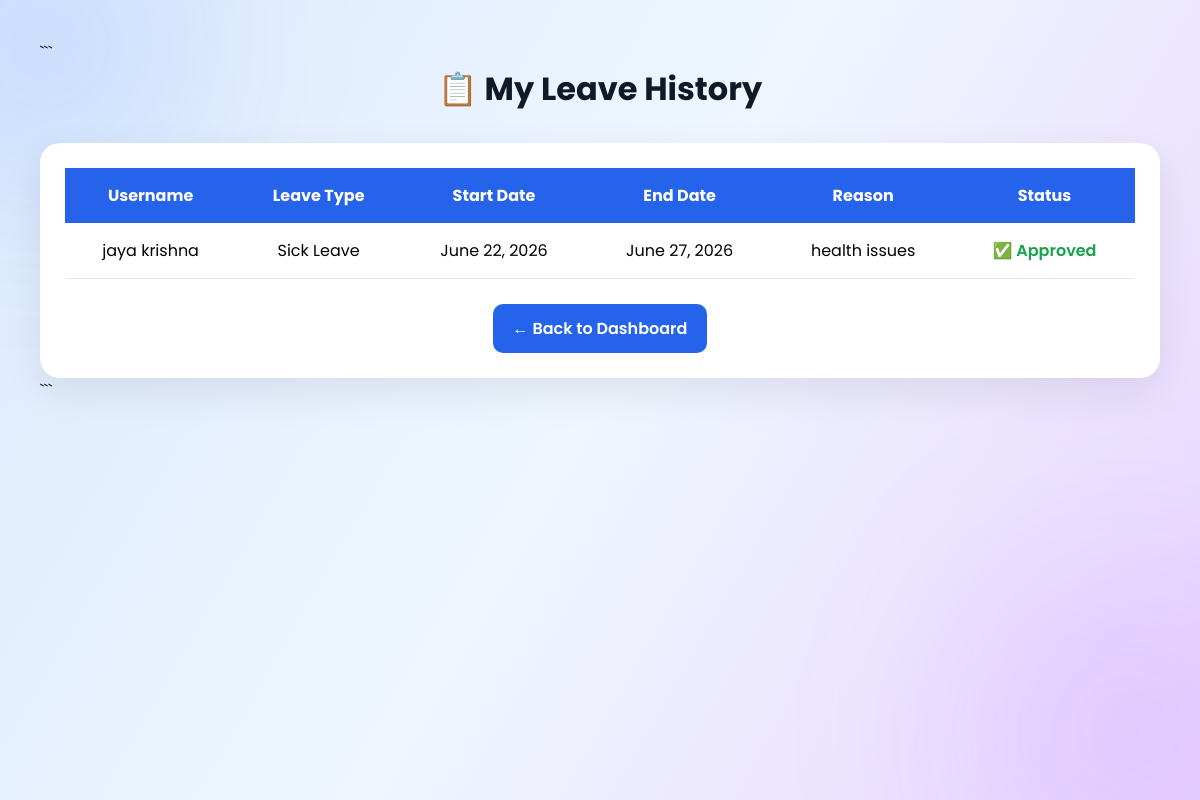
The page /my_leaves/ (signed in) on the database as committed earlier.
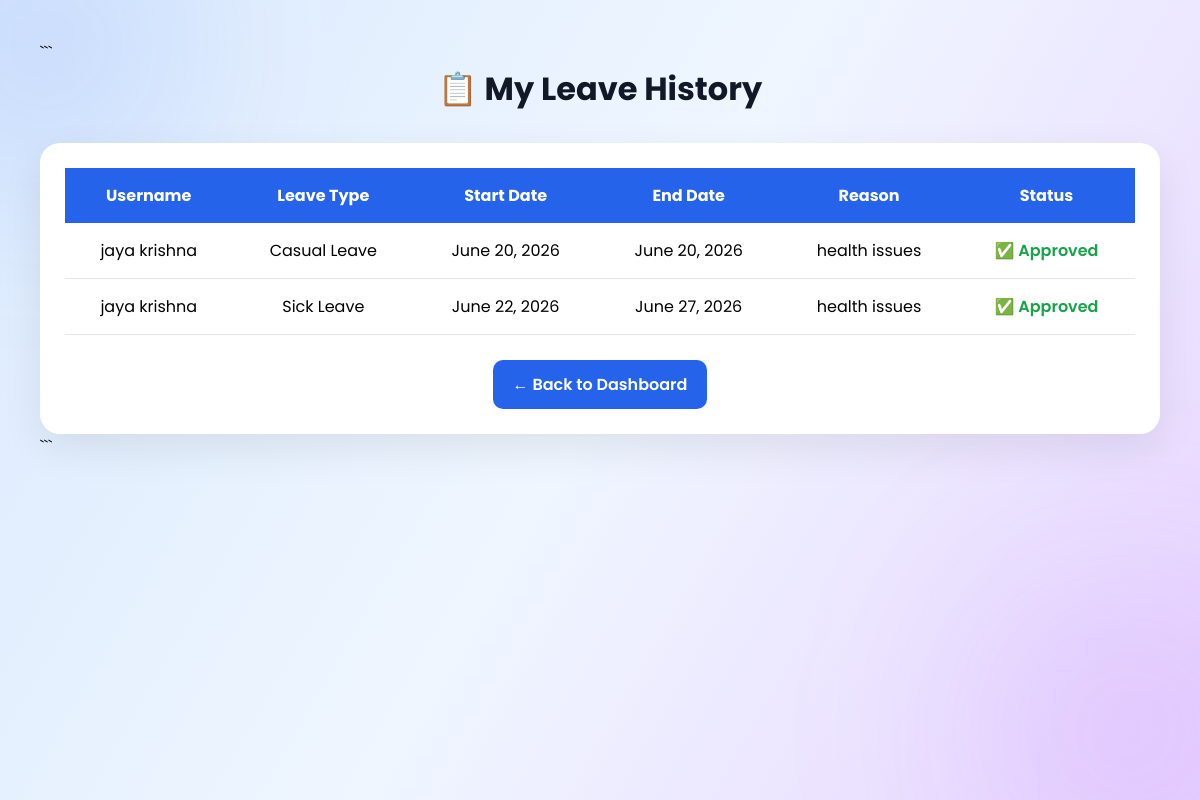
The same page on the database as committed later.
### leaves/models.py (models this page shows)
class Leave(models.Model):
    STATUS_CHOICES = (
        ('pending','Pending'),
        ('approved','Approved'),
        ('rejected','Rejected'),
    )
    DURATION_CHOICES = (
        ('full' , 'Full Day'),
        ('half' , 'Half Day')
    )
    HALF_DAY_CHOICES = (
        ('morning' , 'Morning'),
        ('afternoon' , 'Afternoon')
    )
    username = models.ForeignKey(User,on_delete = models.CASCADE)
    leave_type = models.CharField(max_length=100, default='Casual Leave')
    email = models.EmailField(blank=True, null=True)
    duration = models.CharField(max_length=20, choices = DURATION_CHOICES, default='full')
    half_day_session = models.CharField(max_length=20,choices=HALF_DAY_CHOICES, blank=True , null=True)
    start_date = models.DateField()
    end_date = models.DateField()
    total_days = models.FloatField(default=0)
    reason = models.TextField()
    status = models.CharField(max_length=100, choices = STATUS_CHOICES , default = 'pending')

### leaves/views.py (the view)
# urls.py: path('my_leaves/', views.my_leaves, name='my_leaves'),
@login_required
def my_leaves(request):
    leaves=Leave.objects.filter(username=request.user).order_by('-id')
    return render(request,'leaves/my_leaves.html',{'leaves':leaves})

### templates/leaves/my_leaves.html (shortened to what this page needs)
{% load static %}
<!DOCTYPE html>
<html lang="en">
<head>
<link rel="stylesheet"
href="{% static 'css/leave_history.css' %}">
</head>
<body>
<div class="blob blob1"></div>
<div class="blob blob2"></div>
<div class="container">
```
<h1>📋 My Leave History</h1>
<div class="card">
    <table>
        <tr>
            <th>Username</th>
            <th>Leave Type</th>
            <th>Start Date</th>
            <th>End Date</th>
            <th>Reason</th>
            <th>Status</th>
        </tr>
        {% for i in leaves %}
        <tr>
            <td>{{ i.username }}</td>
            <td>{{ i.leave_type }}</td>
            <td>{{ i.start_date }}</td>
            <td>{{ i.end_date }}</td>
            <td>{{ i.reason }}</td>
            <td>
                {% if i.status == 'pending' %}
                <span class="pending">
                    ⏳ Pending
                </span>
                {% elif i.status == 'approved' %}
                <span class="approved">
                    ✅ Approved
                </span>
                {% elif i.status == 'rejected' %}
                <span class="rejected">
                    ❌ Rejected
                </span>
                {% endif %}
            </td>
        </tr>
        {% endfor %}
    </table>
    <center>
        <a href="{% url 'staff_dashboard' %}"
           class="back-btn">
            ← Back to Dashboard
        </a>
    </center>
</div>
```
</div>
</body>
</html>

### static/css/leave_history.css (style rules this page uses)
* { margin:0; padding:0; box-sizing:border-box; font-family:'Poppins',sans-serif; }
body { min-height:100vh; background:linear-gradient( 120deg, #dbeafe, #eff6ff, #e9d5ff ); padding:40px; overflow-x:hidden; }
.blob { position:fixed; border-radius:50%; filter:blur(100px); z-index:-1; animation:float 10s ease-in-out infinite; }
.blob1 { width:250px; height:250px; background:rgba(37,99,235,.15); top:-80px; left:-80px; }
.blob2 { width:300px; height:300px; background:rgba(168,85,247,.15); right:-80px; bottom:-80px; }
.container { max-width:1200px; margin:auto; animation:fadeIn .8s ease; }
h1 { text-align:center; margin-bottom:30px; color:#111827; }
.card { background:white; border-radius:20px; padding:25px; box-shadow:0 15px 40px rgba(0,0,0,.08); overflow-x:auto; }
table { width:100%; border-collapse:collapse; }
th { background:#2563eb; color:white; padding:15px; text-align:center; }
td { padding:15px; text-align:center; border-bottom:1px solid #e5e7eb; }
tr { transition:.3s; }
.approved { color:#16a34a; font-weight:600; }
.back-btn { display:inline-block; margin-top:25px; padding:12px 20px; background:#2563eb; color:white; text-decoration:none; border-radius:10px; font-weight:600; transition:.3s; }

Rows that differ between the two databases and show on the page:
added Leave: username "jaya krishna", leave_type "Casual Leave", start_date "June 20, 2026", end_date "June 20, 2026", reason "health issues", status "✅ Approved"
